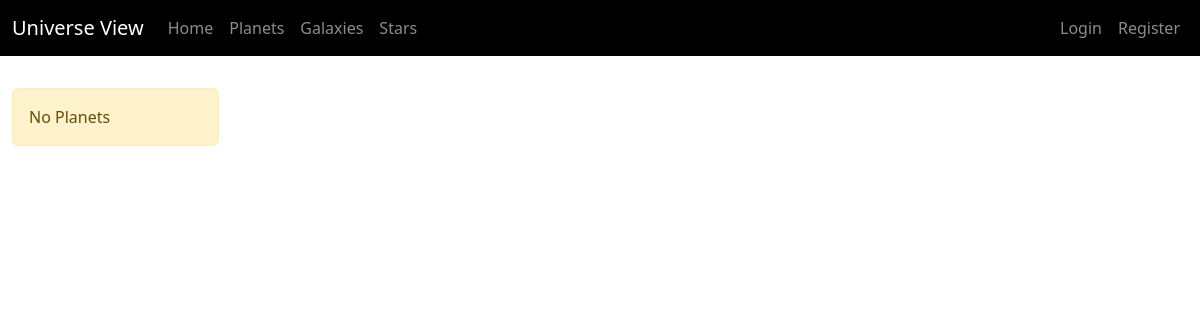
Page /galaxies on the earlier database version.
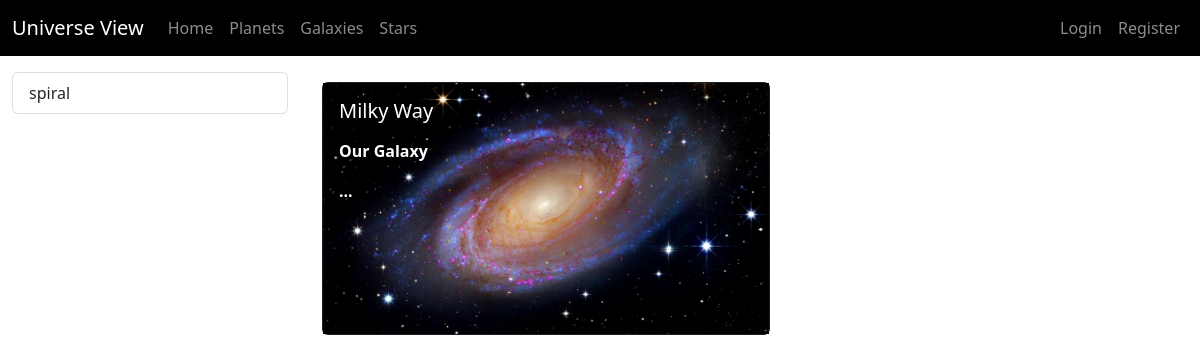
Same page on the later database version.
### blog/models.py (models this page shows, shortened)
class Category(models.Model):
    name = models.CharField(max_length=50)
    slug = models.SlugField(null= False,blank = True,unique=True,db_index=True, editable= False)
    type = models.ForeignKey(Type,null=True, on_delete=models.CASCADE)

class Blog(models.Model):
    name = models.CharField(max_length=100)
    image = models.ImageField(upload_to="blogs")
    description = RichTextField()
    is_active = models.BooleanField(default=False)
    is_home = models.BooleanField(default=False)
    slug = models.SlugField(null= False,blank = True,unique=True,db_index=True, editable= False)
    category = models.ForeignKey(Category,null= True, on_delete=models.CASCADE)
    type = models.ForeignKey(Type,null= True, on_delete=models.CASCADE)

### blog/views.py (the view)
# urls.py: path("galaxies", views.galaxies, name = "galaxies"),
def galaxies(request):
    context = {
        "blogs" : Blog.objects.filter(type = 6),
        "categories" : Category.objects.filter(type = 6),
    }
    return render(request, "blog/galaxies.html",context)

### blog/templates/blog/galaxies.html (shortened to what this page needs)
{% extends 'base.html' %}
{% load static %}
{% block css_files %}
    <link rel = "stylesheet" href= "{% static 'blog/css/blogsStyle.css' %}">
{% endblock %}
{% block content %}
<div class="container-fluid">
    <div class = "row">
        <div class = "col-3 mt-3">
            <div class="list-group">
                {% for category  in categories %}
                {% if category.slug == selected_category     %}
                <a class="list-group-item list-group-item-action active" href="{% url 'categories' category.slug %}">{{category.name}}</a>
                {% else %}
                <a class="list-group-item list-group-item-action" href="{% url 'categories' category.slug %}">{{category.name}}</a>
                {% endif %}
            </div>
        </div>
        {% endfor %}
        <div class = "col-9 mt-3">
            {% if blogs|length > 0 %}
            <div class = "grid-container">
                {% for blog in blogs %}
                {% if blog.is_active %}
                    {% include 'blog/partials/card.html' %}
            </div>
                {% endif %}
                {% endfor %}
            {% else %}
                <div class = "alert alert-warning">
                    No Planets
                </div>
            {% endif %}
        </div>
    </div>
</div>
{% endblock %}

### templates/base.html (shortened to what this page needs)
{% load static %}
<!DOCTYPE html>
<html lang="en">
<head>
    <link rel="stylesheet" href="{% static 'css/bootstrap.min.css' %}">
    <link rel="stylesheet" href="{% static 'css/style.css' %}">
    {% block css_files %} {% endblock %}
</head>
<body {% block body %} {% endblock %}>
    {% include 'partials/navbar.html' %}
    {% block content %} {% endblock %}
</body>
</html>

### templates/partials/navbar.html (shortened to what this page needs)
{% load static %}
<nav class="navbar navbar-expand-lg navbar-dark bg-black">
    <div class="container-fluid">
      <a class="navbar-brand" href="#">Universe View</a>
      <div class="collapse navbar-collapse" id="navbarColor02">
        <ul class="navbar-nav me-auto mb-2 mb-lg-0">
          <li class="nav-item">
            <a class="nav-link " aria-current="page" href="{% url 'home' %}">Home</a>
          </li>
          <li class="nav-item">
            <a class="nav-link" href="{% url 'planets'  %}">Planets</a>
          </li>
          <li class="nav-item">
            <a class="nav-link" href="{% url 'galaxies' %}">Galaxies</a>
          </li>
          <li class="nav-item">
            <a class="nav-link" href="{% url 'stars' %}">Stars</a>
          </li>
        </ul>
        <ul class="navbar-nav ms-auto mb-2 mb-lg-0">
          {% if user.is_authenticated %}
            <li class="nav-item">
              <a class="nav-link" href="{% url 'logout' %}">Logout</a>
            </li>
            <li class="nav-item">
              <a class="nav-link" href="">Welcome, {{user.username|title}}</a>
            </li>
          {% else %}
          <li class="nav-item">
            <a class="nav-link " aria-current="page" href="{% url 'login' %}">Login</a>
          </li>
          <li class="nav-item">
            <a class="nav-link" href="{% url 'register' %}">Register</a>
          </li>
          {% endif %}
        </ul>
      </div>
    </div>
  </nav>

### blog/templates/blog/partials/card.html
{% load static %}
<div class = "grid-item">
    <a class="list-group-item list-group-item-action" href="{% url 'blog_details' blog.slug %}">
        <div class="card text-bg-dark" style="width: 28rem;" >
            <img src="{{ blog.image.url }}"  class="img-fluid" alt="" >
            <div class="card-img-overlay">
                <h5 class="card-title">
                    {{ blog.name|title }}
                </h5>
                <p class="card-text">{{blog.description|slice:"0:256"|safe}}...</p>
        </div>
    </a>
</div>

### blog/static/blog/css/blogsStyle.css (style rules this page uses)
a { color: inherit; }
.grid-container { display: grid; grid-template-columns: auto auto auto; padding: 5px; }
.grid-item { background-color: rgba(255, 255, 255, 0); padding: 5px; font-weight: bold; -webkit-text-stroke: 0px #fff; }

Differences in the rows shown:
added Category: name "spiral"
added Blog: image (picture), name "Milky Way", description "Our Galaxy"
Other differences:
text no longer shown: "No Planets"
